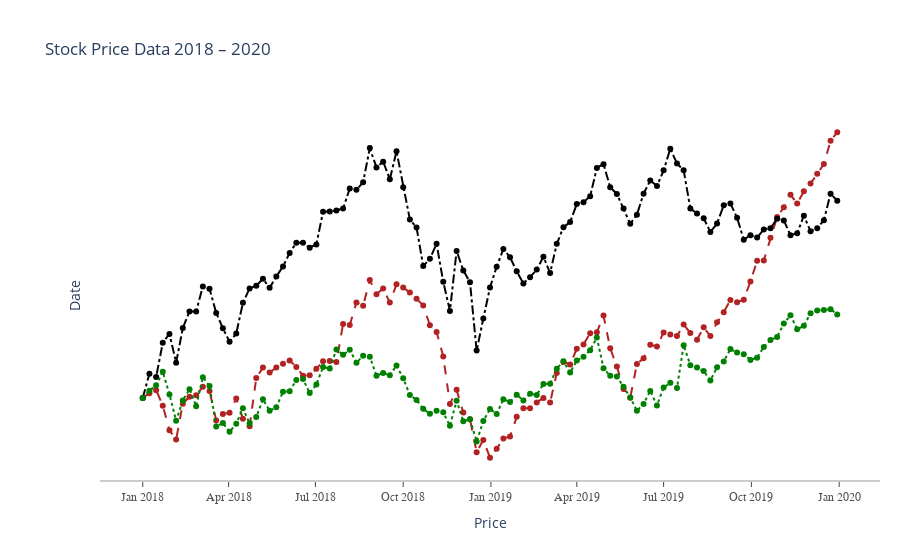

The code cell stored with this chart in its notebook:
### Code cell
fig.update_layout(
    xaxis=dict(
        showline=True
        ,showgrid=True
        ,showticklabels=True
        ,linecolor='rgb(204,204,204)'
        ,linewidth=2
        ,ticks='outside'
        ,tickfont=dict(
            family='Arial'
            ,size=12
            ,color='rgb(82,82,82)'
        ),
    ),
    yaxis=dict(showgrid=False,
               zeroline=False
               ,showline=False
               ,showticklabels=False),
    autosize=False,
    margin=dict(
        autoexpand=False, l=100, r=20, t=110, ),
    showlegend=False,
    plot_bgcolor='white'
    )
